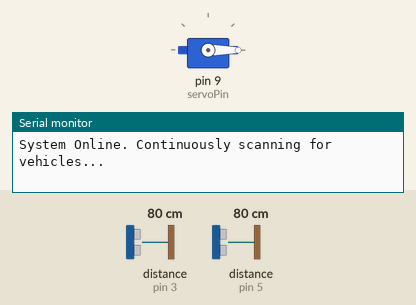
Bench run of a sketch on a simulated Arduino Uno, built with avr-gcc and run on an emulated ATmega328P. On the bench: servo, the last lines printed to the serial monitor. Wiring (inferred from the names in the program): 2 × ultrasonic range finder: trigger pin 2, echo pin 3 / trigger pin 4, echo pin 5. The test bench sets the inputs (shaded band); at power-on: distance to the obstacle (sensors on pin 3, pin 5) 80 cm. The echo pulse lasts 58.3 µs per cm.

Above: at 1.2 s.
1.3 s: distance to the obstacle (sensor on pin 3) set to 35 cm
2.8 s: distance to the obstacle (sensor on pin 3) set to 29 cm
At 4.8 s:
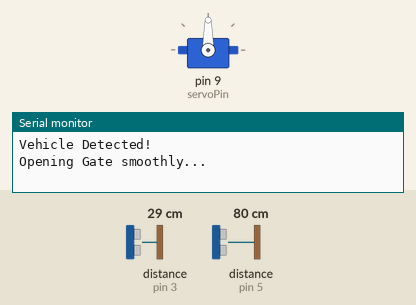
5.2 s: distance to the obstacle (sensor on pin 3) set to 60 cm
At 6.7 s:
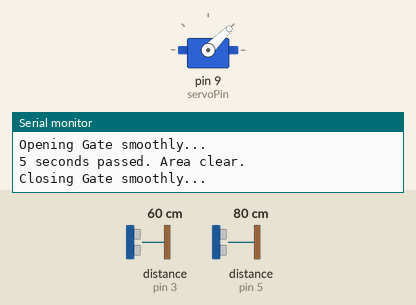
8.2 s: distance to the obstacle (sensor on pin 3) set to 2 cm
At 9.01 s:
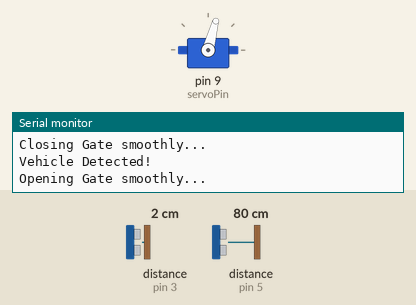
10.6 s: distance to the obstacle (sensor on pin 3) set to 120 cm
At 12.32 s:
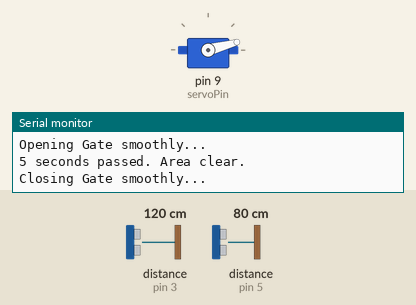
Timing chart, 0 to 14.0 s (numbered marks = the images above; inputs shaded):
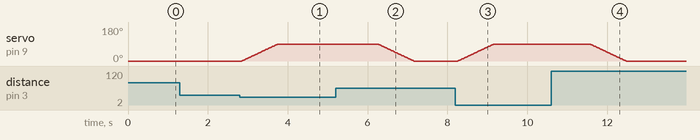

The sketch:

Smart-Automated-Garage.ino
```cpp
#include <Servo.h>

Servo gateServo;
const int servoPin = 9;

// Sensor Pin Allocations
const int trigOut = 2;
const int echoOut = 3;
const int trigIn = 4;
const int echoIn = 5;

// Distance Thresholds (in cm)
const int thresholdOut = 30;
const int thresholdIn = 20;

// Gate state aur Timer variables
bool isGateOpen = false;
unsigned long lastDetectionTime = 0;
const unsigned long closeDelay = 1000; // 5-second hold time

// Servo Speed Control (Jitna bada number, utna slow gate)
const int servoSpeedDelay = 10; // 15 milliseconds per degree

void setup() {
  Serial.begin(9600);

  gateServo.attach(servoPin);
  gateServo.write(0); // Shuru mein gate close rahega

  pinMode(trigOut, OUTPUT);
  pinMode(echoOut, INPUT);
  pinMode(trigIn, OUTPUT);
  pinMode(echoIn, INPUT);

  Serial.println("System Online. Continuously scanning for vehicles...");
}

int getDistance(int trigPin, int echoPin) {
  digitalWrite(trigPin, LOW);
  delayMicroseconds(2);
  digitalWrite(trigPin, HIGH);
  delayMicroseconds(10);
  digitalWrite(trigPin, LOW);

  long duration = pulseIn(echoPin, HIGH);
  int distance = duration * 0.034 / 2;
  return distance;
}

// Gate ko slowly open karne ka custom function
void openGate() {
  Serial.println("Opening Gate smoothly...");
  for (int pos = 0; pos <= 90; pos += 1) {
    gateServo.write(pos);
    delay(servoSpeedDelay); // Har degree ke baad thoda rukega, jisse smooth movement aayegi
  }
}

// Gate ko slowly close karne ka custom function
void closeGate() {
  Serial.println("Closing Gate smoothly...");
  for (int pos = 90; pos >= 0; pos -= 1) {
    gateServo.write(pos);
    delay(servoSpeedDelay);
  }
}

void loop() {
  int distOutside = getDistance(trigOut, echoOut);
  int distInside = getDistance(trigIn, echoIn);

  // Check karna ki kya koi gaadi sensor ki range mein HAI
  bool carIsPresent = ((distOutside > 0 && distOutside <= thresholdOut) || (distInside > 0 && distInside <= thresholdIn));

  if (carIsPresent) {
    // Stopwatch ko update karte raho jab tak gaadi range mein hai
    lastDetectionTime = millis();

    // Agar gate band hai, toh smooth tariqe se khol do
    if (!isGateOpen) {
      Serial.println("Vehicle Detected!");
      openGate();
      isGateOpen = true;
    }
  }
  else {
    // Agar gaadi range se bahar chali gayi hai aur 5 seconds ho chuke hain
    if (isGateOpen && (millis() - lastDetectionTime >= closeDelay)) {
      Serial.println("5 seconds passed. Area clear.");
      closeGate();
      isGateOpen = false; // Gate wapas close state mein mark kar do
    }
  }

  delay(100); // System stability ke liye
}
```

Measured:
- the behaviour switches between 32 and 31 cm on distance to the obstacle (sensor on pin 3) (found by bisection; images 0 and 1)
- after the input at 1.3 s, every drawn part: stays the same
- after the input at 2.8 s, servo on pin 9 (servoPin): moves from 0° to 90° over 0.91 s, starting after 0.05 s
- after the input at 5.2 s, servo on pin 9 (servoPin): moves from 90° to 0° over 0.91 s, starting after 1.1 s
- after the input at 8.2 s, servo on pin 9 (servoPin): moves from 0° to 90° over 0.91 s, starting after 0.06 s
- after the input at 10.6 s, servo on pin 9 (servoPin): moves from 90° to 0° over 0.91 s, starting after 0.97 s
